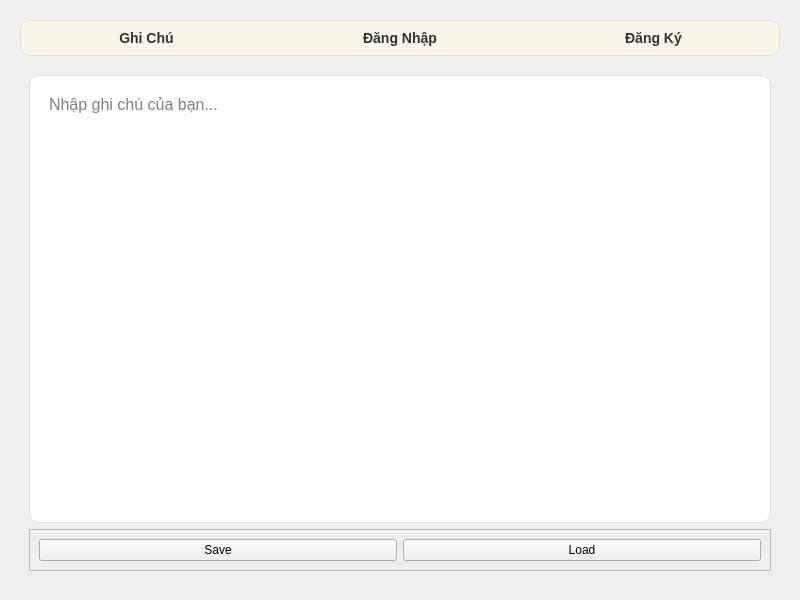
<?xml version="1.0" encoding="UTF-8"?>
<ui version="4.0">
 <class>MainWindow</class>
 <widget class="QMainWindow" name="MainWindow">
  <property name="geometry">
   <rect>
    <x>0</x>
    <y>0</y>
    <width>800</width>
    <height>600</height>
   </rect>
  </property>
  <property name="windowTitle">
   <string>Ứng Dụng Notes</string>
  </property>
  <widget class="QWidget" name="centralwidget">
   <layout class="QVBoxLayout" name="mainLayout">
    <property name="spacing">
     <number>10</number>
    </property>
    <property name="leftMargin">
     <number>20</number>
    </property>
    <property name="topMargin">
     <number>20</number>
    </property>
    <property name="rightMargin">
     <number>20</number>
    </property>
    <property name="bottomMargin">
     <number>20</number>
    </property>
    <item>
     <widget class="QFrame" name="navigationBar">
      <property name="styleSheet">
       <string>
        QFrame {
            background-color: #F9F5E7;
            border: 1px solid #E2DFD2;
            border-radius: 10px;
        }
        QPushButton {
            background-color: transparent;
            border: none;
            font-size: 14px;
            font-weight: bold;
            color: #333333;
        }
        QPushButton:hover {
            color: #FF9800;
        }
       </string>
      </property>
      <property name="frameShape">
       <enum>QFrame::StyledPanel</enum>
      </property>
      <layout class="QHBoxLayout" name="navLayout">
       <property name="spacing">
        <number>20</number>
       </property>
       <item>
        <widget class="QPushButton" name="notesButton">
         <property name="text">
          <string>Ghi Chú</string>
         </property>
        </widget>
       </item>
       <item>
        <widget class="QPushButton" name="loginButton">
         <property name="text">
          <string>Đăng Nhập</string>
         </property>
        </widget>
       </item>
       <item>
        <widget class="QPushButton" name="signupButton">
         <property name="text">
          <string>Đăng Ký</string>
         </property>
        </widget>
       </item>
      </layout>
     </widget>
    </item>
    <item>
     <widget class="QStackedWidget" name="stackedWidget">
      <property name="currentIndex">
       <number>0</number>
      </property>
      <widget class="QWidget" name="notesPage">
       <layout class="QVBoxLayout" name="notesLayout">
        <item>
         <widget class="QTextEdit" name="noteEditor">
          <property name="styleSheet">
           <string notr="true">
            QTextEdit {
                border: 1px solid #E2DFD2;
                border-radius: 10px;
                padding: 15px;
                font-size: 16px;
                background-color: #FFFFFF;
color: black;
            }
           </string>
          </property>
          <property name="placeholderText">
           <string>Nhập ghi chú của bạn...</string>
          </property>
         </widget>
        </item>
        <item>
         <widget class="QFrame" name="frame">
          <property name="frameShape">
           <enum>QFrame::StyledPanel</enum>
          </property>
          <property name="frameShadow">
           <enum>QFrame::Raised</enum>
          </property>
          <layout class="QGridLayout" name="gridLayout">
           <item row="0" column="0">
            <widget class="QPushButton" name="saveButton">
             <property name="text">
              <string>Save</string>
             </property>
            </widget>
           </item>
           <item row="0" column="1">
            <widget class="QPushButton" name="loadButton">
             <property name="text">
              <string>Load</string>
             </property>
            </widget>
           </item>
          </layout>
         </widget>
        </item>
       </layout>
      </widget>
      <widget class="QWidget" name="loginPage">
       <layout class="QVBoxLayout" name="loginLayout">
        <item>
         <widget class="QLabel" name="loginTitle">
          <property name="styleSheet">
           <string>
            QLabel {
                font-size: 20px;
                font-weight: bold;
                color: #333333;
            }
           </string>
          </property>
          <property name="text">
           <string>Đăng Nhập</string>
          </property>
          <property name="alignment">
           <set>Qt::AlignCenter</set>
          </property>
         </widget>
        </item>
        <item>
         <widget class="QLineEdit" name="usernameInput">
          <property name="placeholderText">
           <string>Tên đăng nhập</string>
          </property>
         </widget>
        </item>
        <item>
         <widget class="QLineEdit" name="passwordInput">
          <property name="echoMode">
           <enum>QLineEdit::Password</enum>
          </property>
          <property name="placeholderText">
           <string>Mật khẩu</string>
          </property>
         </widget>
        </item>
        <item>
         <widget class="QPushButton" name="submitLoginButton">
          <property name="text">
           <string>Đăng Nhập</string>
          </property>
         </widget>
        </item>
       </layout>
      </widget>
      <widget class="QWidget" name="signupPage">
       <layout class="QVBoxLayout" name="signupLayout">
        <item>
         <widget class="QLabel" name="signupTitle">
          <property name="styleSheet">
           <string>
            QLabel {
                font-size: 20px;
                font-weight: bold;
                color: #333333;
            }
           </string>
          </property>
          <property name="text">
           <string>Đăng Ký</string>
          </property>
          <property name="alignment">
           <set>Qt::AlignCenter</set>
          </property>
         </widget>
        </item>
        <item>
         <widget class="QLineEdit" name="signupUsernameInput">
          <property name="placeholderText">
           <string>Tên đăng nhập</string>
          </property>
         </widget>
        </item>
        <item>
         <widget class="QLineEdit" name="signupPasswordInput">
          <property name="echoMode">
           <enum>QLineEdit::Password</enum>
          </property>
          <property name="placeholderText">
           <string>Mật khẩu</string>
          </property>
         </widget>
        </item>
        <item>
         <widget class="QPushButton" name="submitSignupButton">
          <property name="text">
           <string>Đăng Ký</string>
          </property>
         </widget>
        </item>
       </layout>
      </widget>
     </widget>
    </item>
   </layout>
  </widget>
 </widget>
 <resources/>
 <connections/>
</ui>
